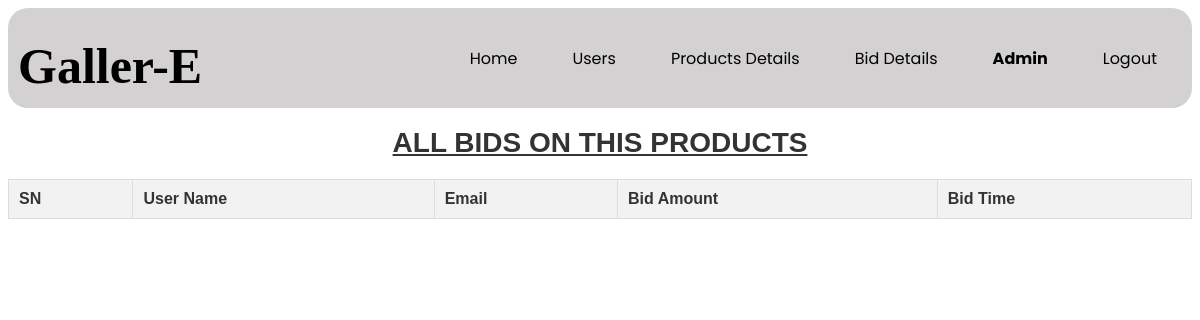
Page /components/11product_bids.php?product_id=53 (signed in) on the earlier database version.
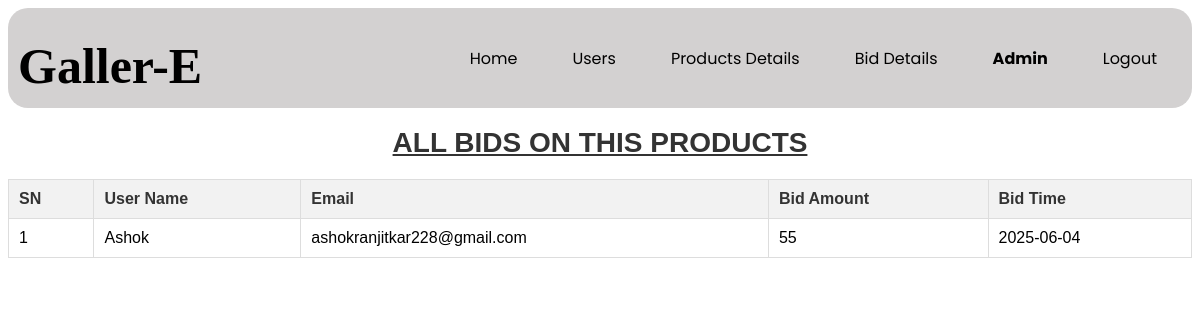
Same page on the later database version.
### tables this page shows
CREATE TABLE `bids` (
  `bid_id` int(11) NOT NULL,
  `product_id` int(11) NOT NULL,
  `user_id` int(11) NOT NULL,
  `bid_amount` int(11) NOT NULL,
  `bid_time` date NOT NULL,
  `bid_status` varchar(200) NOT NULL
);

### components/11product_bids.php (the view, shortened to what this page needs)
<?php
include 'db_connect.php';
$id = $_GET['product_id'];
$query = "SELECT b.*, l.*
FROM bids b
INNER JOIN login_data l
ON b.user_id = l.user_id
WHERE b.product_id = $id
AND b.bid_status = 'NORMAL'
ORDER BY b.bid_amount DESC; -- Assuming bid_amount is the column you want to sort by
";
$result = $conn->query($query);
?>
<!DOCTYPE html>
<html>
  <head>
    <link rel="stylesheet" href="../css/4product.css" />
  </head>
  <body oncontextmenu=" return disableRightClick();">
   <?php
if ($_SESSION["usertype"]==0) {
    require_once "../components/0nav.php";
}else {
    require_once "../components/0adminnav.php";
}
?>
   <div class="content">
   <h1>ALL BIDS ON THIS PRODUCTS</h1>
   </div>
   <table>
      <div class="content">
          <tr>
            <th>SN</th>
            <th>User Name</th>
            <th>Email</th>
            <th>Bid Amount</th>
            <th>Bid Time</th>
          </tr>
          <?php
          $sn = 1;
          foreach($result as $r){ ?>
        <tr>
        <td><?php echo $sn; ?></td>
         <td><?php echo $r['username']; ?></td>
         <td><?php echo $r['email']; ?></td>
         <td><?php echo $r['bid_amount']; ?></td>
         <td><?php echo $r['bid_time']; ?></td>
  </tr>
  <?php
$sn++;
}
 ?>
      </div>
    </table>
  </body>
</html>

Differences in the rows shown:
added bids: login_data.username "Ashok", login_data.email "ashokranjitkar228@gmail.com", bid_amount "55", bid_time "2025-06-04"
